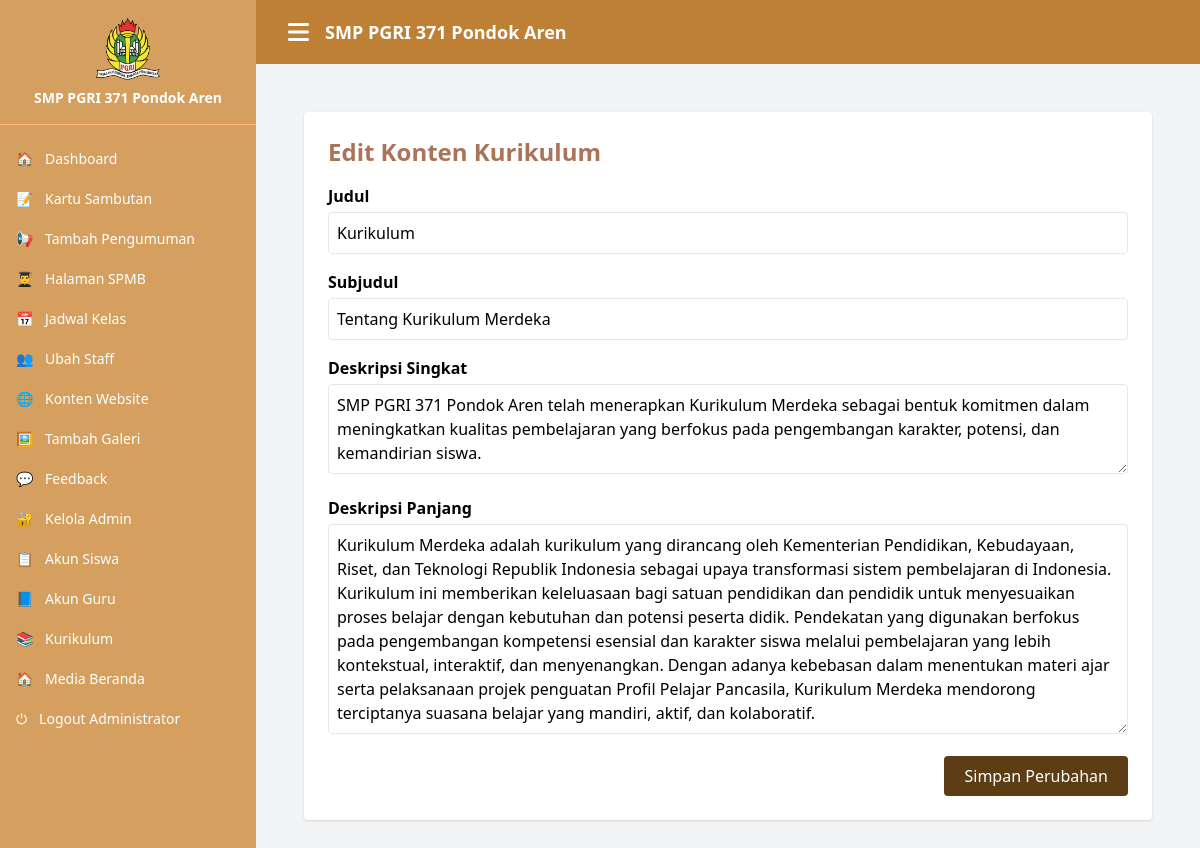
/admin/index.php?page=kelola_kurikulum (signed in), run on the app's committed database.
### tables this page shows
CREATE TABLE `konten_kurikulum` (
  `id` int(11) NOT NULL,
  `judul` varchar(255) NOT NULL,
  `subjudul` varchar(255) NOT NULL,
  `deskripsi_singkat` text DEFAULT NULL,
  `deskripsi_panjang` text DEFAULT NULL
);

### admin/kelola_kurikulum.php (the view, shortened to what this page needs)
<?php
include '../connection/database.php';
$result = $connectionobj->query("SELECT * FROM konten_kurikulum LIMIT 1");
$kurikulum = $result && $result->num_rows > 0 ? $result->fetch_assoc() : null;
?>
<main class="p-6 bg-gray-100 min-h-screen">
    <div class="max-w-4xl mx-auto bg-white p-6 rounded shadow">
        <h1 class="text-2xl font-bold text-[#a9745a] mb-4">Edit Konten Kurikulum</h1>
        <?php if ($kurikulum): ?>
        <form method="POST">
            <label class="block font-semibold mb-1">Judul</label>
            <input type="text" name="judul" class="w-full mb-4 border rounded p-2" required
                value="<?= htmlspecialchars($kurikulum['judul']) ?>">
            <label class="block font-semibold mb-1">Subjudul</label>
            <input type="text" name="subjudul" class="w-full mb-4 border rounded p-2" required
                value="<?= htmlspecialchars($kurikulum['subjudul']) ?>">
            <label class="block font-semibold mb-1">Deskripsi Singkat</label>
            <textarea name="deskripsi_singkat" class="w-full mb-4 border rounded p-2" rows="3"><?= htmlspecialchars($kurikulum['deskripsi_singkat']) ?></textarea>
            <label class="block font-semibold mb-1">Deskripsi Panjang</label>
            <textarea name="deskripsi_panjang" class="w-full mb-4 border rounded p-2" rows="8"><?= htmlspecialchars($kurikulum['deskripsi_panjang']) ?></textarea>
            <div class="text-right">
                <button type="submit" name="update_kurikulum" class="bg-[#5c3d15] text-white px-5 py-2 rounded hover:bg-[#4b320f]">
                    Simpan Perubahan
                </button>
            </div>
        </form>
        <?php else: ?>
            <p class="text-red-600">❗ Konten kurikulum belum tersedia. Tambahkan terlebih dahulu melalui database.</p>
        <?php endif; ?>
    </div>
</main>

### data on the page
konten_kurikulum: judul "Kurikulum", subjudul "Tentang Kurikulum Merdeka", deskripsi_singkat "SMP PGRI 371 Pondok Aren telah menerapkan Kurikulum Merdeka sebagai bentuk komitmen dalam meningkatkan kualitas pembelajaran yang berfokus pada pengembangan karakter, potensi, dan kemandirian siswa.", deskripsi_panjang "Kurikulum Merdeka adalah kurikulum yang dirancang oleh Kementerian Pendidikan, Kebudayaan, Riset, dan Teknologi Republik Indonesia sebagai upaya transformasi sistem pembelajaran di Indonesia. Kurikulum ini memberikan keleluasaan bagi satuan pendidikan dan pendidik untuk menyesuaikan proses belajar dengan kebutuhan dan potensi peserta didik. Pendekatan yang digunakan berfokus pada pengembangan kompetensi esensial dan karakter siswa melalui pembelajaran yang lebih kontekstual, interaktif, dan menyenangkan. Dengan adanya kebebasan dalam menentukan materi ajar serta pelaksanaan projek penguatan Profil Pelajar Pancasila, Kurikulum Merdeka mendorong terciptanya suasana belajar yang mandiri,…"

### other printed values
$_SESSION["username"] "Administrator"
